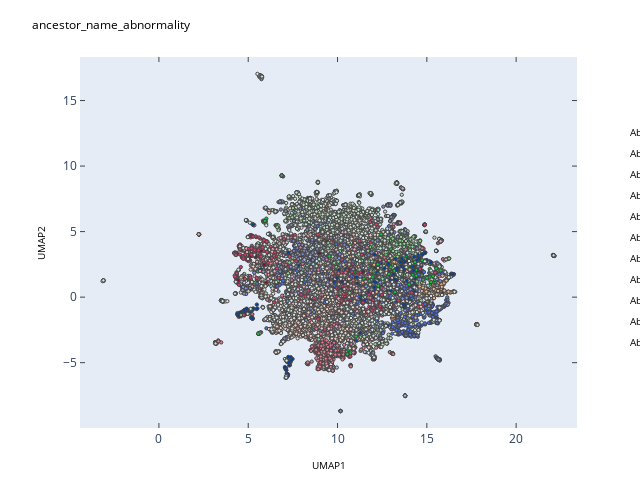

Notebook cell for this chart:
### Code cell
import plotly.tools as tls

plotly_fig = tls.mpl_to_plotly(fig)
plotly_fig

### Figure 1 — Plotly figure (JSON) as saved in the notebook; plotly's stock layout.template omitted (floating-point values rounded to 4 significant figures; data arrays with more than 128 entries replaced by an {"elided": "..."} marker saying what was removed)
{"data": [{"marker": {"color": {"elided": "11044 str values"}, "line": {"color": [], "width": 1}, "size": 3.296, "symbol": "circle"}, "mode": "markers", "type": "scatter", "x": {"elided": "11044 float values"}, "xaxis": "x", "y": {"elided": "11044 float values"}, "yaxis": "y"}, {"marker": {"color": "rgba(2,63,165,1.0)", "line": {"color": "rgba(2,63,165,1.0)", "width": 1}, "size": 6, "symbol": "circle"}, "mode": "markers", "type": "scatter", "x": [], "xaxis": "x", "y": [], "yaxis": "y"}, {"marker": {"color": "rgba(125,135,185,1.0)", "line": {"color": "rgba(125,135,185,1.0)", "width": 1}, "size": 6, "symbol": "circle"}, "mode": "markers", "type": "scatter", "x": [], "xaxis": "x", "y": [], "yaxis": "y"}, {"marker": {"color": "rgba(190,193,212,1.0)", "line": {"color": "rgba(190,193,212,1.0)", "width": 1}, "size": 6, "symbol": "circle"}, "mode": "markers", "type": "scatter", "x": [], "xaxis": "x", "y": [], "yaxis": "y"}, {"marker": {"color": "rgba(214,188,192,1.0)", "line": {"color": "rgba(214,188,192,1.0)", "width": 1}, "size": 6, "symbol": "circle"}, "mode": "markers", "type": "scatter", "x": [], "xaxis": "x", "y": [], "yaxis": "y"}, {"marker": {"color": "rgba(187,119,132,1.0)", "line": {"color": "rgba(187,119,132,1.0)", "width": 1}, "size": 6, "symbol": "circle"}, "mode": "markers", "type": "scatter", "x": [], "xaxis": "x", "y": [], "yaxis": "y"}, {"marker": {"color": "rgba(142,6,59,1.0)", "line": {"color": "rgba(142,6,59,1.0)", "width": 1}, "size": 6, "symbol": "circle"}, "mode": "markers", "type": "scatter", "x": [], "xaxis": "x", "y": [], "yaxis": "y"}, {"marker": {"color": "rgba(74,111,227,1.0)", "line": {"color": "rgba(74,111,227,1.0)", "width": 1}, "size": 6, "symbol": "circle"}, "mode": "markers", "type": "scatter", "x": [], "xaxis": "x", "y": [], "yaxis": "y"}, {"marker": {"color": "rgba(133,149,225,1.0)", "line": {"color": "rgba(133,149,225,1.0)", "width": 1}, "size": 6, "symbol": "circle"}, "mode": "markers", "type": "scatter", "x": [], "xaxis": "x", "y": [], "yaxis": "y"}, {"marker": {"color": "rgba(181,187,227,1.0)", "line": {"color": "rgba(181,187,227,1.0)", "width": 1}, "size": 6, "symbol": "circle"}, "mode": "markers", "type": "scatter", "x": [], "xaxis": "x", "y": [], "yaxis": "y"}, {"marker": {"color": "rgba(230,175,185,1.0)", "line": {"color": "rgba(230,175,185,1.0)", "width": 1}, "size": 6, "symbol": "circle"}, "mode": "markers", "type": "scatter", "x": [], "xaxis": "x", "y": [], "yaxis": "y"}, {"marker": {"color": "rgba(224,123,145,1.0)", "line": {"color": "rgba(224,123,145,1.0)", "width": 1}, "size": 6, "symbol": "circle"}, "mode": "markers", "type": "scatter", "x": [], "xaxis": "x", "y": [], "yaxis": "y"}, {"marker": {"color": "rgba(211,63,106,1.0)", "line": {"color": "rgba(211,63,106,1.0)", "width": 1}, "size": 6, "symbol": "circle"}, "mode": "markers", "type": "scatter", "x": [], "xaxis": "x", "y": [], "yaxis": "y"}, {"marker": {"color": "rgba(17,198,56,1.0)", "line": {"color": "rgba(17,198,56,1.0)", "width": 1}, "size": 6, "symbol": "circle"}, "mode": "markers", "type": "scatter", "x": [], "xaxis": "x", "y": [], "yaxis": "y"}, {"marker": {"color": "rgba(141,213,147,1.0)", "line": {"color": "rgba(141,213,147,1.0)", "width": 1}, "size": 6, "symbol": "circle"}, "mode": "markers", "type": "scatter", "x": [], "xaxis": "x", "y": [], "yaxis": "y"}, {"marker": {"color": "rgba(198,222,199,1.0)", "line": {"color": "rgba(198,222,199,1.0)", "width": 1}, "size": 6, "symbol": "circle"}, "mode": "markers", "type": "scatter", "x": [], "xaxis": "x", "y": [], "yaxis": "y"}, {"marker": {"color": "rgba(234,211,198,1.0)", "line": {"color": "rgba(234,211,198,1.0)", "width": 1}, "size": 6, "symbol": "circle"}, "mode": "markers", "type": "scatter", "x": [], "xaxis": "x", "y": [], "yaxis": "y"}, {"marker": {"color": "rgba(240,185,141,1.0)", "line": {"color": "rgba(240,185,141,1.0)", "width": 1}, "size": 6, "symbol": "circle"}, "mode": "markers", "type": "scatter", "x": [], "xaxis": "x", "y": [], "yaxis": "y"}, {"marker": {"color": "rgba(239,151,8,1.0)", "line": {"color": "rgba(239,151,8,1.0)", "width": 1}, "size": 6, "symbol": "circle"}, "mode": "markers", "type": "scatter", "x": [], "xaxis": "x", "y": [], "yaxis": "y"}, {"marker": {"color": "rgba(15,207,192,1.0)", "line": {"color": "rgba(15,207,192,1.0)", "width": 1}, "size": 6, "symbol": "circle"}, "mode": "markers", "type": "scatter", "x": [], "xaxis": "x", "y": [], "yaxis": "y"}, {"marker": {"color": "rgba(156,222,214,1.0)", "line": {"color": "rgba(156,222,214,1.0)", "width": 1}, "size": 6, "symbol": "circle"}, "mode": "markers", "type": "scatter", "x": [], "xaxis": "x", "y": [], "yaxis": "y"}, {"marker": {"color": "rgba(213,234,231,1.0)", "line": {"color": "rgba(213,234,231,1.0)", "width": 1}, "size": 6, "symbol": "circle"}, "mode": "markers", "type": "scatter", "x": [], "xaxis": "x", "y": [], "yaxis": "y"}, {"marker": {"color": "rgba(243,225,235,1.0)", "line": {"color": "rgba(243,225,235,1.0)", "width": 1}, "size": 6, "symbol": "circle"}, "mode": "markers", "type": "scatter", "x": [], "xaxis": "x", "y": [], "yaxis": "y"}], "layout": {"annotations": [{"align": "left", "font": {"color": "#000000", "size": 10}, "opacity": 1, "showarrow": false, "text": "Abnormality of blood and blood-forming tissues", "x": 1.104, "xanchor": "left", "xref": "paper", "y": 0.7738, "yanchor": "bottom", "yref": "paper"}, {"align": "left", "font": {"color": "#000000", "size": 10}, "opacity": 1, "showarrow": false, "text": "Abnormality of head or neck", "x": 1.104, "xanchor": "left", "xref": "paper", "y": 0.7172, "yanchor": "bottom", "yref": "paper"}, {"align": "left", "font": {"color": "#000000", "size": 10}, "opacity": 1, "showarrow": false, "text": "Abnormality of limbs", "x": 1.104, "xanchor": "left", "xref": "paper", "y": 0.6606, "yanchor": "bottom", "yref": "paper"}, {"align": "left", "font": {"color": "#000000", "size": 10}, "opacity": 1, "showarrow": false, "text": "Abnormality of metabolism/homeostasis", "x": 1.104, "xanchor": "left", "xref": "paper", "y": 0.604, "yanchor": "bottom", "yref": "paper"}, {"align": "left", "font": {"color": "#000000", "size": 10}, "opacity": 1, "showarrow": false, "text": "Abnormality of prenatal development or birth", "x": 1.104, "xanchor": "left", "xref": "paper", "y": 0.5474, "yanchor": "bottom", "yref": "paper"}, {"align": "left", "font": {"color": "#000000", "size": 10}, "opacity": 1, "showarrow": false, "text": "Abnormality of the breast", "x": 1.104, "xanchor": "left", "xref": "paper", "y": 0.4908, "yanchor": "bottom", "yref": "paper"}, {"align": "left", "font": {"color": "#000000", "size": 10}, "opacity": 1, "showarrow": false, "text": "Abnormality of the cardiovascular system", "x": 1.104, "xanchor": "left", "xref": "paper", "y": 0.4342, "yanchor": "bottom", "yref": "paper"}, {"align": "left", "font": {"color": "#000000", "size": 10}, "opacity": 1, "showarrow": false, "text": "Abnormality of the digestive system", "x": 1.104, "xanchor": "left", "xref": "paper", "y": 0.3776, "yanchor": "bottom", "yref": "paper"}, {"align": "left", "font": {"color": "#000000", "size": 10}, "opacity": 1, "showarrow": false, "text": "Abnormality of the ear", "x": 1.104, "xanchor": "left", "xref": "paper", "y": 0.321, "yanchor": "bottom", "yref": "paper"}, {"align": "left", "font": {"color": "#000000", "size": 10}, "opacity": 1, "showarrow": false, "text": "Abnormality of the endocrine system", "x": 1.104, "xanchor": "left", "xref": "paper", "y": 0.2644, "yanchor": "bottom", "yref": "paper"}, {"align": "left", "font": {"color": "#000000", "size": 10}, "opacity": 1, "showarrow": false, "text": "Abnormality of the eye", "x": 1.104, "xanchor": "left", "xref": "paper", "y": 0.2078, "yanchor": "bottom", "yref": "paper"}, {"align": "left", "font": {"color": "#000000", "size": 10}, "opacity": 1, "showarrow": false, "text": "Abnormality of the genitourinary system", "x": 1.904, "xanchor": "left", "xref": "paper", "y": 0.7738, "yanchor": "bottom", "yref": "paper"}, {"align": "left", "font": {"color": "#000000", "size": 10}, "opacity": 1, "showarrow": false, "text": "Abnormality of the immune system", "x": 1.904, "xanchor": "left", "xref": "paper", "y": 0.7172, "yanchor": "bottom", "yref": "paper"}, {"align": "left", "font": {"color": "#000000", "size": 10}, "opacity": 1, "showarrow": false, "text": "Abnormality of the integument", "x": 1.904, "xanchor": "left", "xref": "paper", "y": 0.6606, "yanchor": "bottom", "yref": "paper"}, {"align": "left", "font": {"color": "#000000", "size": 10}, "opacity": 1, "showarrow": false, "text": "Abnormality of the musculoskeletal system", "x": 1.904, "xanchor": "left", "xref": "paper", "y": 0.604, "yanchor": "bottom", "yref": "paper"}, {"align": "left", "font": {"color": "#000000", "size": 10}, "opacity": 1, "showarrow": false, "text": "Abnormality of the nervous system", "x": 1.904, "xanchor": "left", "xref": "paper", "y": 0.5474, "yanchor": "bottom", "yref": "paper"}, {"align": "left", "font": {"color": "#000000", "size": 10}, "opacity": 1, "showarrow": false, "text": "Abnormality of the respiratory system", "x": 1.904, "xanchor": "left", "xref": "paper", "y": 0.4908, "yanchor": "bottom", "yref": "paper"}, {"align": "left", "font": {"color": "#000000", "size": 10}, "opacity": 1, "showarrow": false, "text": "Abnormality of the thoracic cavity", "x": 1.904, "xanchor": "left", "xref": "paper", "y": 0.4342, "yanchor": "bottom", "yref": "paper"}, {"align": "left", "font": {"color": "#000000", "size": 10}, "opacity": 1, "showarrow": false, "text": "Abnormality of the voice", "x": 1.904, "xanchor": "left", "xref": "paper", "y": 0.3776, "yanchor": "bottom", "yref": "paper"}, {"align": "left", "font": {"color": "#000000", "size": 10}, "opacity": 1, "showarrow": false, "text": "Growth abnormality", "x": 1.904, "xanchor": "left", "xref": "paper", "y": 0.321, "yanchor": "bottom", "yref": "paper"}, {"align": "left", "font": {"color": "#000000", "size": 10}, "opacity": 1, "showarrow": false, "text": "NA", "x": 1.904, "xanchor": "left", "xref": "paper", "y": 0.2644, "yanchor": "bottom", "yref": "paper"}, {"align": "left", "font": {"color": "#000000", "size": 10}, "opacity": 1, "showarrow": false, "text": "Phenotypic abnormality", "x": 1.904, "xanchor": "left", "xref": "paper", "y": 0.2078, "yanchor": "bottom", "yref": "paper"}], "autosize": false, "height": 480, "hovermode": "closest", "margin": {"b": 52, "l": 80, "pad": 0, "r": 63, "t": 57}, "showlegend": false, "title": {"font": {"color": "#000000", "size": 12}, "text": "ancestor_name_abnormality"}, "width": 640, "xaxis": {"anchor": "y", "domain": [0, 1], "mirror": "ticks", "nticks": 0, "range": [-4.418, 23.41], "showgrid": false, "showline": true, "side": "bottom", "ticks": "inside", "title": {"font": {"color": "#000000", "size": 10}, "text": "UMAP1"}, "type": "linear", "zeroline": false}, "yaxis": {"anchor": "x", "domain": [0, 1], "mirror": "ticks", "nticks": 0, "range": [-9.985, 18.32], "showgrid": false, "showline": true, "side": "left", "ticks": "inside", "title": {"font": {"color": "#000000", "size": 10}, "text": "UMAP2"}, "type": "linear", "zeroline": false}}}
